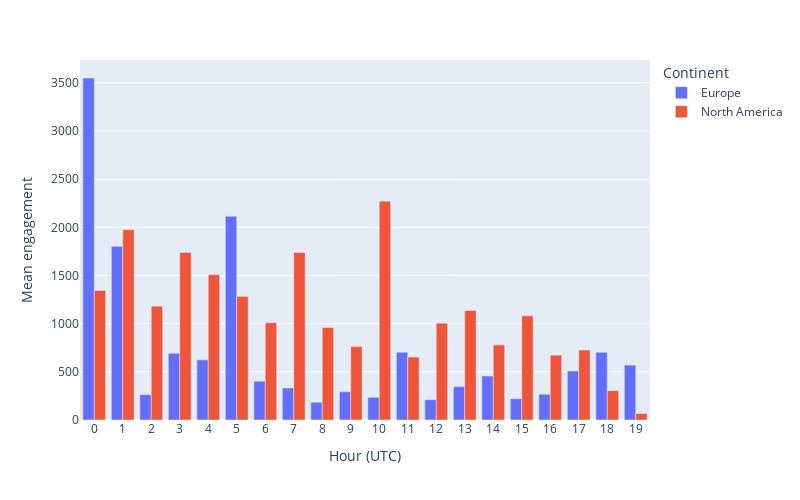

Write notebook code for a chart like this one.
### Code cell
plot = df.groupby(['Continent', 'Hour']).engagement.mean().reset_index()

fig = px.bar(plot, x='Hour', y = 'engagement', color = 'Continent', barmode = 'group', height=500, width=800)
fig.update_xaxes(title_text='Hour (UTC)')
fig.update_yaxes(title_text='Mean engagement')
fig.update_xaxes(type='category')
fig.show()

### Figure 1 — Plotly figure (JSON) as saved in the notebook; plotly's stock layout.template omitted (floating-point values rounded to 4 significant figures)
{"data": [{"alignmentgroup": "True", "hovertemplate": "Continent=Europe<br>Hour=%{x}<br>engagement=%{y}<extra></extra>", "legendgroup": "Europe", "marker": {"color": "#636efa", "pattern": {"shape": ""}}, "name": "Europe", "offsetgroup": "Europe", "orientation": "v", "showlegend": true, "textposition": "auto", "type": "bar", "x": [0, 1, 2, 3, 4, 5, 6, 7, 8, 9, 10, 11, 12, 13, 14, 15, 16, 17, 18, 19], "xaxis": "x", "y": [3551.0, 1803.0, 263.4, 692.7, 624.4, 2116.0, 402.9, 332.4, 185.0, 293.2, 235.7, 703.9, 211.2, 346.1, 456.7, 221.1, 267.3, 509.6, 703.4, 570.2], "yaxis": "y"}, {"alignmentgroup": "True", "hovertemplate": "Continent=North America<br>Hour=%{x}<br>engagement=%{y}<extra></extra>", "legendgroup": "North America", "marker": {"color": "#EF553B", "pattern": {"shape": ""}}, "name": "North America", "offsetgroup": "North America", "orientation": "v", "showlegend": true, "textposition": "auto", "type": "bar", "x": [0, 1, 2, 3, 4, 5, 6, 7, 8, 9, 10, 11, 12, 13, 14, 15, 16, 17, 18, 19], "xaxis": "x", "y": [1346.0, 1976.0, 1182.0, 1739.0, 1509.0, 1283.0, 1011.0, 1739.0, 959.8, 762.3, 2272.0, 653.6, 1005.0, 1137.0, 779.2, 1081.0, 673.3, 726.7, 305.3, 67.05], "yaxis": "y"}], "layout": {"barmode": "group", "height": 500, "legend": {"title": {"text": "Continent"}, "tracegroupgap": 0}, "margin": {"t": 60}, "width": 800, "xaxis": {"anchor": "y", "domain": [0, 1], "title": {"text": "Hour (UTC)"}, "type": "category"}, "yaxis": {"anchor": "x", "domain": [0, 1], "title": {"text": "Mean engagement"}}}}
